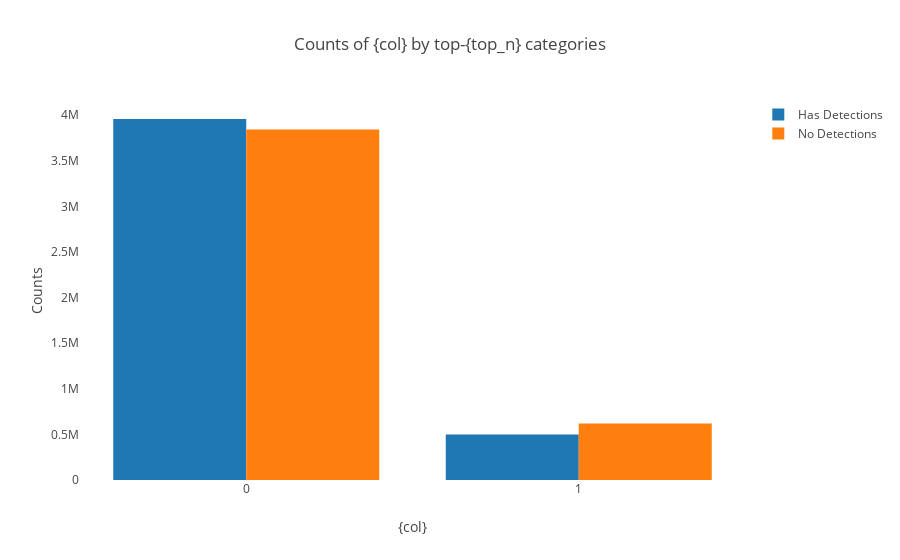

Here is the notebook cell this chart was saved with:
### Code cell
plot_categorical_feature('Census_IsTouchEnabled', True)

### Figure 1 — Plotly figure (JSON) as saved in the notebook; plotly's stock layout.template omitted (floating-point values rounded to 4 significant figures)
{"data": [{"name": "Has Detections", "type": "bar", "uid": "5a79f3b3-e1cb-4c69-934c-d548ba698f30", "x": [0, 1], "y": [3958835, 500057]}, {"name": "No Detections", "type": "bar", "uid": "9b5017a0-9054-4b62-bf6c-04b7664d2ca9", "x": [0, 1], "y": [3842617, 619974]}], "layout": {"barmode": "group", "legend": {"orientation": "v"}, "title": {"text": "Counts of {col} by top-{top_n} categories"}, "xaxis": {"showgrid": false, "showline": false, "title": {"text": "{col}"}, "zeroline": false}, "yaxis": {"showgrid": false, "showline": false, "title": {"text": "Counts"}, "zeroline": false}}}
